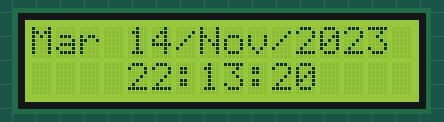
This sketch was run on a simulated Arduino Uno, built with avr-gcc and run on an emulated ATmega328P. On the bench: 16×2 character LCD. The local clock reads 2024-03-15 10:24:30 at power-on unless the sketch sets it.

Above: at 0.2 s.
At 5.1 s:
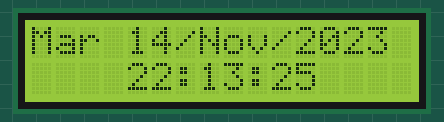
At 10.1 s:
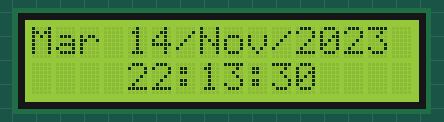
At 20.1 s:
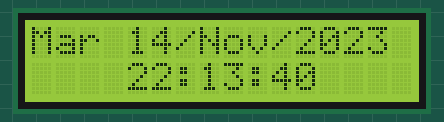
At 29.1 s:
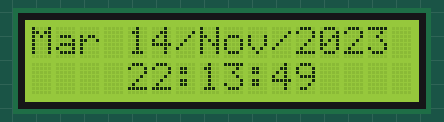
At 38.1 s:
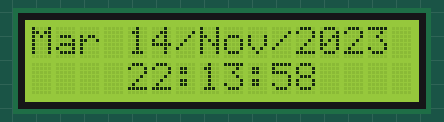

The sketch:

Proyecto_en_C2.ino
```cpp
#include <LiquidCrystal_I2C.h>
#include <Wire.h>
#include <RTClib.h>

#define BACKLIGHT_PIN     3
#define I2C_ADDR    0X27

#define  LED_OFF  0
#define  LED_ON  1
//                    addr, en,rw,rs,d4,d5,d6,d7,bl,blpol
LiquidCrystal_I2C lcd(I2C_ADDR, 2, 1, 0, 4, 5, 6, 7, 3, POSITIVE);
// Creat a set of new characters
const char weekday [][7] = {"Dom","Lun","Mar","Mie","Jue","Vie","Sab"};
const char months [][13] = {"   ","Ene","Feb","Mar","Abr","May","Jun","Jul","Ago","Sep","Oct","Nov","Dic"};

RTC_DS1307 RTC;
void setup () {
     Wire.begin(); // Establece la velocidad de datos del bus I2C
     RTC.begin(); // Establece la velocidad de datos del RTC
     lcd.begin(16,2);
     lcd.setBacklightPin(BACKLIGHT_PIN,POSITIVE);
     lcd.setBacklight(LED_ON);
   if(RTC.readnvram(0x10)!=1)
     {
      RTC.writenvram(0x10, 0x01);//Escritura por primera vez
      RTC.adjust(DateTime(F(__DATE__), F(__TIME__)));
     }
     Serial.begin(9600);
     lcd.println("Comunicacion Comenzada");
     //Serial.flush();
}
void cero(int a){
 if(a<10)
   lcd.print("0");
}

void loop () {
  int Anio, Mes, Dia, Hora, Minuto, Segundo;
      if (Serial.available()>0){
      // Mes Dia, Año, Hora, Minuto, Segundo:
      // rtc.adjust(DateTime(2014, 1, 21, 3, 0, 0));
       Anio = Serial.parseInt();
       Mes = Serial.parseInt();
       Dia = Serial.parseInt();
       Hora = Serial.parseInt();
       Minuto= Serial.parseInt();
       Segundo= Serial.parseInt();
       if (Serial.read() == 'r') {
        //Serial.flush();
        delay(5);
        RTC.adjust(DateTime(Anio, Mes, Dia, Hora, Minuto, Segundo));
        //Serial.print(Anio, DEC);
        //Serial.write("/");
        //Serial.print(Mes, DEC);
        //Serial.write("/");
        //Serial.print(Dia, DEC);
        //Serial.write("/");
        Serial.write(" Datos Cambiados");
        Serial.println();
       }
      }
      else{
      DateTime now = RTC.now();
      int mes=now.month();
      int dia=now.day();
      lcd.setCursor(0,0);
      lcd.print(weekday[now.dayOfWeek()]);
      lcd.setCursor(3,0);

      lcd.print(" ");
      cero(now.day());
      lcd.print(now.day(), DEC);
      lcd.print('/');
      lcd.print(months[now.month()]);
      lcd.print('/');
      cero(now.year());
      lcd.print(now.year(), DEC);
      lcd.print(' ');

      lcd.setCursor(3,1);

      lcd.print(" ");
      cero(now.hour());
      lcd.print(now.hour(), DEC);
      lcd.print(':');
      cero(now.minute());
      lcd.print(now.minute(), DEC);
      lcd.print(':');
      cero(now.second());
      lcd.print(now.second(), DEC);
      //lcd.println();
      delay(15);
      }
   }
```

Measured:
- what the display in image 1 shows lasts 0.9 s, from 5.1 s to 6.0 s
